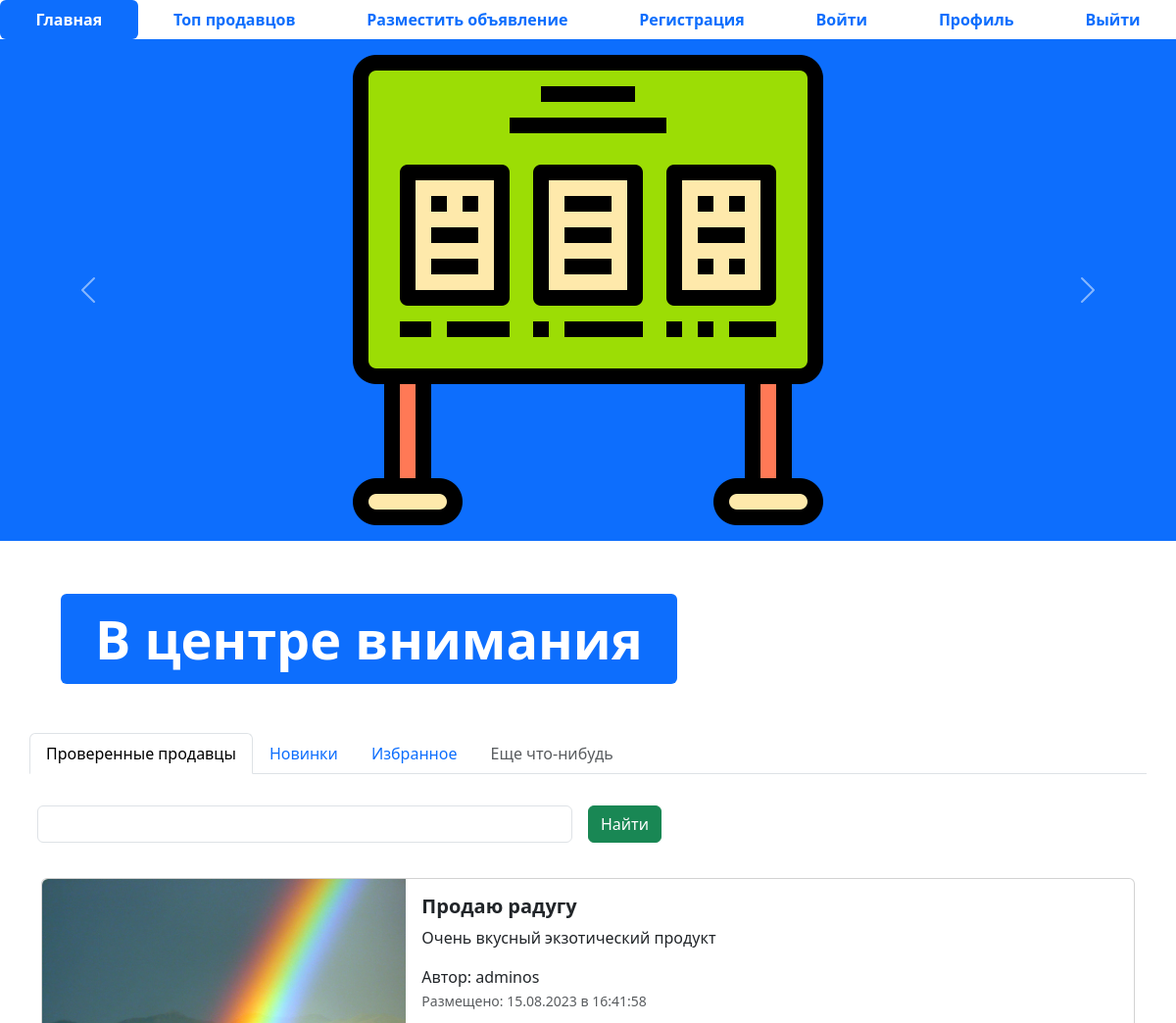
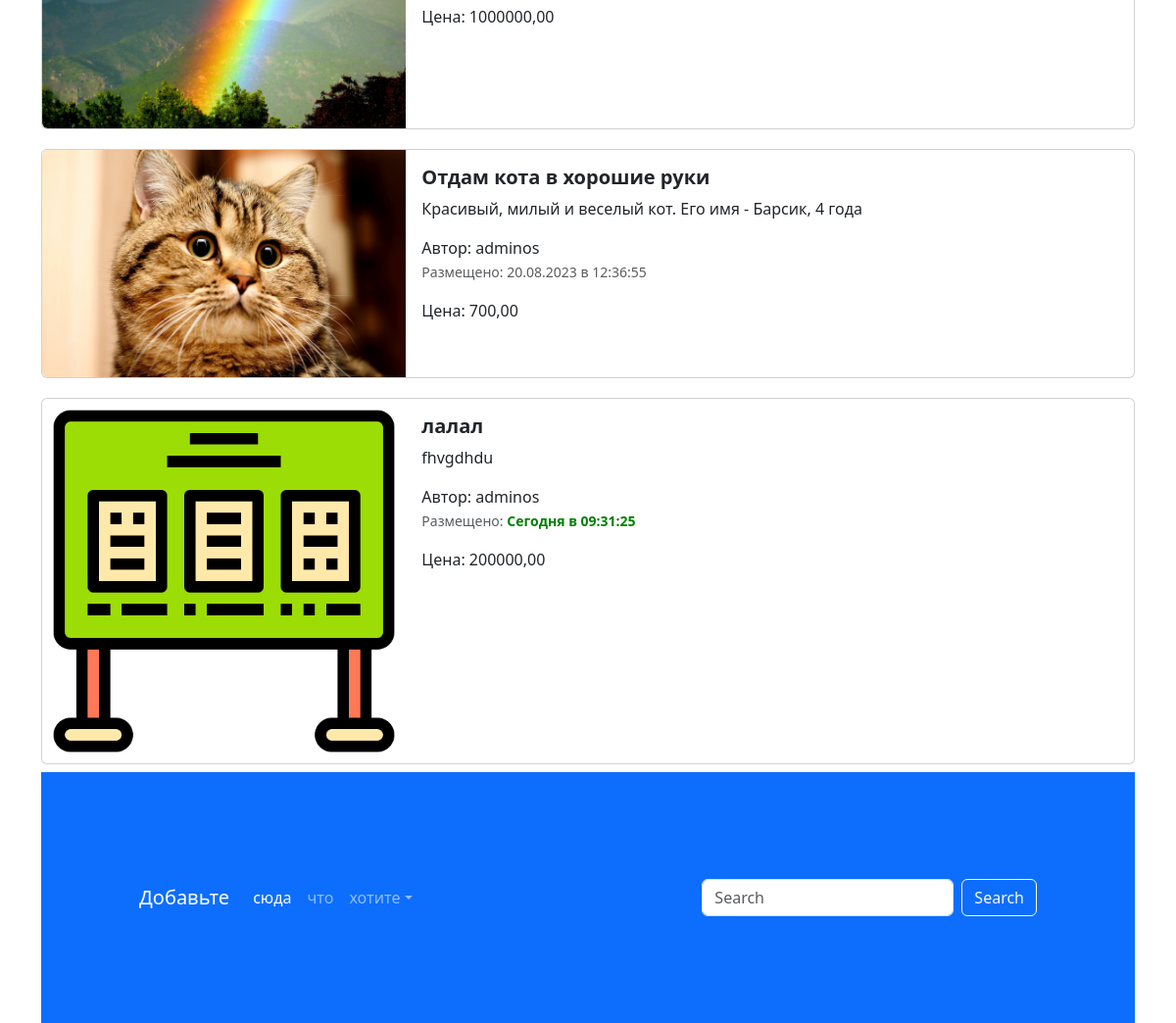
The page / on the database its author committed (2 pictures, top to bottom).
### app_advertisment/models.py (models this page shows, shortened)
class Advertisement(models.Model):
    title = models.CharField("Название",max_length=128)
    description = models.TextField("Описание")
    price = models.DecimalField("Цена", max_digits=10, decimal_places=2)
    auction = models.BooleanField("Торг", help_text="Отметьте, если торг уместен")
    created_at = models.DateTimeField(auto_now_add=True)
    updated_at = models.DateTimeField(auto_now=True)
    user = models.ForeignKey(User, verbose_name='Пользователь', on_delete=models.CASCADE)
    image = models.ImageField("Изображение", upload_to="advertisements/", null=True, blank=True)
    @admin.display(description='Дата создания')
    def created_date(self):
        if self.created_at.date() == timezone.now().date():
            created_time = self.created_at.time().strftime('%H:%M:%S')
            return format_html(
                '<span style="color: green; font-weight: bold;">Сегодня в {} </span>', created_time
            )
        return self.created_at.strftime('%d.%m.%Y в %H:%M:%S')
    class Meta:
        db_table = "advertisements"

### app_advertisment/views.py (the view)
# urls.py: path("", index, name='main_page'),
def index(request):
    advertisements = Advertisement.objects.all()
    context = {'advertisements': advertisements}
    return render(request, "index.html", context)

### templates/index.html (shortened to what this page needs)
{% extends 'base.html' %}
{% load static %}
{% block content %}
<ul class="nav nav-pills sticky-top bg-white nav-fill">
  <li class="nav-item">
    <a class="nav-link active" aria-current="page" href="index.html">
      <span style="font-weight: bold;">Главная</span>
    </a>
  </li>
  <li class="nav-item">
    <a class="nav-link" href="{% url 'top_sellers' %}"><span style="font-weight: bold;">Топ продавцов</span>
    </a>
  </li>
  <li class="nav-item">
    <a class="nav-link" href="advertisement-post.html">
      <span style="font-weight: bold;">Разместить объявление</span>
    </a>
  </li>
  <li class="nav-item">
    <a class="nav-link" href="register.html">
      <span style="font-weight: bold;">Регистрация</span>
    </a>
  </li>
  <li class="nav-item">
    <a class="nav-link" href="login.html">
      <span style="font-weight: bold;">Войти</span>
    </a>
  </li>
  <li class="nav-item">
    <a class="nav-link" href="profile.html">
      <span style="font-weight: bold;">Профиль</span>
    </a>
  </li>
  <li class="nav-item">
    <a class="nav-link" href="#">
      <span style="font-weight: bold;">Выйти</span>
    </a>
  </li>
</ul>
<div id="carouselExampleControls" class="carousel slide bg-primary" data-bs-ride="carousel">
  <div class="carousel-inner">
    <div class="carousel-item active">
      <img src="{% static 'img/123.png' %}" class="mx-auto d-block w-33" alt="...">
    </div>
  </div>
  <button class="carousel-control-prev" type="button" data-bs-target="#carouselExampleControls" data-bs-slide="prev">
    <span class="carousel-control-prev-icon" aria-hidden="true"></span>
  </button>
  <button class="carousel-control-next" type="button" data-bs-target="#carouselExampleControls" data-bs-slide="next">
    <span class="carousel-control-next-icon" aria-hidden="true"></span>
  </button>
</div>
<div class="container" style="margin: 50px;">
  <div class="display-2">
    <span class="badge bg-primary">В центре внимания</span>
  </div>
</div>
<div class="container">
  <div class="row">
    <ul class="nav nav-tabs bg-white">
      <li class="nav-item">
        <a class="nav-link active" aria-current="page" href="#">Проверенные продавцы</a>
      </li>
      <li class="nav-item">
        <a class="nav-link" href="#">Новинки</a>
      </li>
      <li class="nav-item">
        <a class="nav-link" href="#">Избранное</a>
      </li>
      <li class="nav-item">
        <a class="nav-link disabled" href="#" tabindex="-1" aria-disabled="true">Еще что-нибудь</a>
      </li>
    </ul>
    <form class="row g-3">
      <div class="col-auto w-50">
        <input type="text" class="form-control">
      </div>
      <div class="col-auto">
        <button type="submit" class="btn btn-success mb-3">Найти</button>
      </div>
    </form>
  </div>
{% for adv in advertisements %}
  <div class="col">
    <div class="card mb-2" style="max-width: 1200px; margin-top: 20px;">
      <div class="row g-0">
        <div class="col-md-4">
          <a href="advertisement.html" class="nav-link">
            <img src="{% if adv.image %} {{ adv.image.url }} {% else %} {% static 'img/123.png' %} {% endif %}" class="img-fluid rounded-start" alt="Card title">
          </a>
        </div>
        <div class="col-md-8">
          <div class="card-body">
            <h5 class="card-title">
              <a href="advertisement.html" class="nav-link"><strong> {{ adv.title }} </strong></a>
            </h5>
            <a href="advertisement.html" class="nav-link">
              <p class="card-text">
                {{ adv.description }}
              </p>
              <span>Автор: {{ adv.user }}</span>
              <p class="card-text"><small class="text-muted">Размещено: {{ adv.created_date }}</small></p>
              <span>Цена: {{ adv.price }} </span>
            </a>
          </div>
        </div>
      </div>
    </div>
  {% endfor %}
<footer style="padding: 100px;" class="bg-primary">
  <nav class="navbar navbar-expand-sm navbar-dark">
    <a class="navbar-brand" href="#">Добавьте</a>
    <div class="collapse navbar-collapse" id="collapsibleNavId">
      <ul class="navbar-nav me-auto mt-2 mt-lg-0">
        <li class="nav-item">
          <a class="nav-link active" href="#" aria-current="page">сюда</a>
        </li>
        <li class="nav-item">
          <a class="nav-link" href="#">что</a>
        </li>
        <li class="nav-item dropdown">
          <a class="nav-link dropdown-toggle" href="#" id="dropdownId" data-bs-toggle="dropdown" aria-haspopup="true"
             aria-expanded="false">хотите</a>
        </li>
      </ul>
      <form class="d-flex my-2 my-lg-0">
        <input class="form-control me-sm-2" type="text" placeholder="Search">
        <button class="btn btn-outline-light my-2 my-sm-0" type="submit">Search</button>
      </form>
    </div>
  </nav>
</footer>
{% endblock %}

### templates/base.html (shortened to what this page needs)
{% load static %}
<!DOCTYPE html>
<html lang="en">
<head>
  <link href="{% static 'css/bootstrap.min.css' %}" rel="stylesheet">
  <link rel="stylesheet" href="{% static 'css/fontello.css' %}">
</head>
<body>
    {% block content %}
    {% endblock %}
</body>

### rows shown on the page
Advertisement: image (picture), title "Продаю радугу", description "Очень вкусный экзотический продукт", user "adminos", created_date "15.08.2023 в 16:41:58", price "1000000,00"
Advertisement: image (picture), title "Отдам кота в хорошие руки", description "Красивый, милый и веселый кот. Его имя - Барсик, 4 года", user "adminos", created_date "20.08.2023 в 12:36:55", price "700,00"
Advertisement: title "лалал", description "fhvgdhdu", user "adminos", created_date "Сегодня в 09:31:25", price "200000,00"
